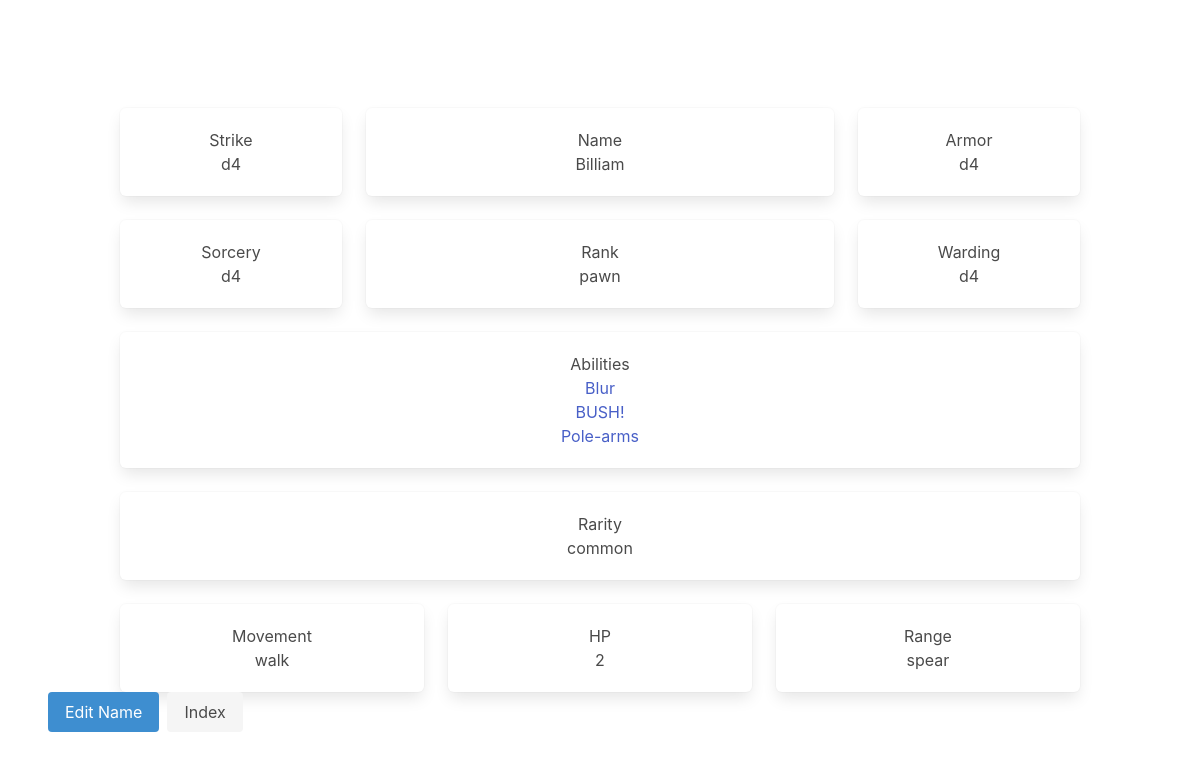
/card/Billiam, run on the app's committed database.
### tables this page shows
CREATE TABLE cards (
                        name TEXT PRIMARY KEY,
                        rank TEXT,
                        rarity TEXT,
                        strike TEXT,
                        armor TEXT,
                        sorcery TEXT,
                        warding TEXT,
                        movement TEXT,
                        ranged TEXT,
                        hp TEXT,
                        abilities TEXT);

### app/routes/show.py (the view)
@show_card_blueprint.route('/card/<card_name>')
def card_show(card_name):
    conn = get_database_connection()
    cursor = conn.cursor()
    cursor.execute('SELECT * FROM cards WHERE name = ?', (card_name,))
    card = cursor.fetchone()
    if card is None:
        abort(404)
    return render_template('card_detail.html', card=card)

### main.py (called while the page is built)
def get_database_connection():
    conn = sqlite3.connect('database.db')
    conn.row_factory = sqlite3.Row
    return conn

### templates/card_detail.html (shortened to what this page needs)
<!DOCTYPE html>
<html>
    <head>
        <link rel="stylesheet" href="{{ url_for('static', filename='styles.css') }}">
    </head>
    <body>
    <section class="section">
      <div class="container">
      <div class="columns is-multiline">
        <div class="column is-one-quarter">
          <div class="box">Strike </br> {{ card.strike }}</div>
        </div>
        <div class ="column">
          <div class="box">Name </br> {{ card.name }}</div>
        </div>
        <div class="column is-one-quarter">
          <div class="box">Armor </br> {{ card.armor }}</div>
        </div>
      </div>
      <div class="columns is-multiline">
        <div class="column is-one-quarter">
          <div class="box">Sorcery </br> {{ card.sorcery }}</div>
        </div>
        <div class="column">
          <div class="box">Rank </br> {{ card.rank }}</div>
        </div>
        <div class="column is-one-quarter">
          <div class="box">Warding </br> {{ card.warding }}</div>
        </div>
      </div>
      <div class="columns is-multiline">
        <div class="column">
          <div class="box">Abilities </br>
            <ul>
              {% set abilities_list = card.abilities.strip('[]"').split(',') %}
              {% for ability in abilities_list %}
                  <li><a href="{{ url_for('show_ability.ability_show', ability_name=ability.strip().strip('"')) }}">{{ ability.strip().strip('"') }}</a></li>
              {% endfor %}
          </ul>
          </div>
        </div>
      </div>
      <div class="columns is-multiline">
        <div class="column">
          <div class="box">Rarity </br> {{ card.rarity }}</div>
        </div>
      </div>
      <div class="columns is-multiline">
        <div class="column is-one-third">
          <div class="box">Movement </br> {{ card.movement }}</div>
        </div>
        <div class="column is-one-third">
          <div class="box">HP </br> {{ card.hp }}</div>
        </div>
        <div class="column is-one-third">
          <div class="box">Range </br> {{ card.ranged }}</div>
        </div>
      </div>
      </div>
    <div class="buttons">
      <a class="button is-info" href="{{ url_for('edit_card.show_edit_card_form', card_name=card.name) }}">Edit Name</a>
      <a class="button is-light" href="{{ url_for('index.home')}}">Index</a>
  </div>
    </section>
    </body>
</html>

### static/styles.css (style rules this page uses)
.section { text-align: center; }
body { margin-top: 5%; margin-bottom: 0%; }

### data on the page
cards: strike "d4", name "Billiam", armor "d4", sorcery "d4", rank "pawn", warding "d4", rarity "common", movement "walk", hp "2", ranged "spear"

### other printed values
{{ ability.strip().strip('"') }} "Blur" "BUSH!" "Pole-arms"
